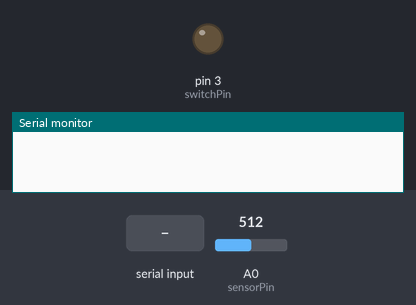
A sketch run on a simulated Arduino Uno, built with avr-gcc and run on an emulated ATmega328P. On the bench: output pins drawn as LEDs (lit = HIGH), the last lines printed to the serial monitor. Inputs (shaded band) come from the test bench; at power-on: A0 (sensorPin) = 512.

Above: at 1.2 s.
1.3 s: A0 (sensorPin) set to 496
2.8 s: A0 (sensorPin) set to 474
At 3.1 s:
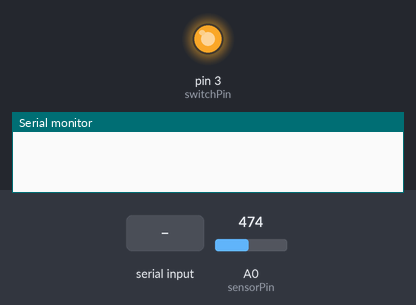
4.3 s: "c" received over Serial
At 5.0 s:
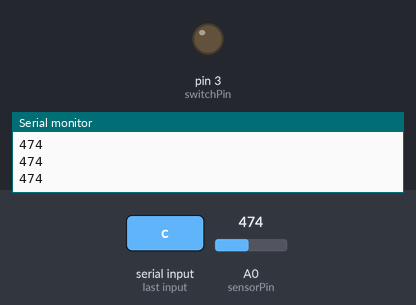
5.8 s: "1" received over Serial
At 6.7 s:
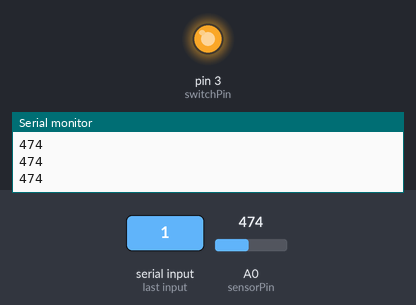
7.3 s: A0 (sensorPin) set to 511
At 8.5 s:
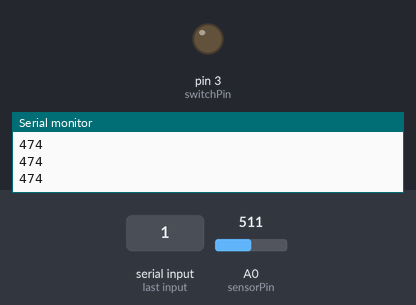
8.8 s: A0 (sensorPin) set to 306
At 10.1 s:
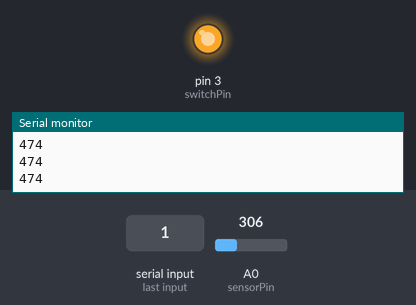
Timing chart, 0 to 11.3 s (numbered marks = the images above; inputs shaded):
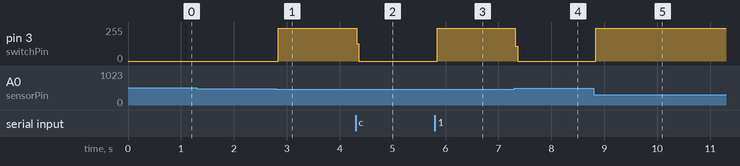

Measured:
- the behaviour switches between 483 and 482 on A0 (sensorPin) (found by bisection; images 0 and 1)
- after the input at 1.3 s, every drawn part: stays the same
- after the input at 2.8 s, pin 3 (switchPin): 0/255 → 245/255 at once
- after the input at 4.3 s, pin 3 (switchPin): 245/255 → 0/255 at once
- after the input at 5.8 s, pin 3 (switchPin): 0/255 → 245/255 at once
- after the input at 7.3 s, pin 3 (switchPin): 245/255 → 0/255 at once
- after the input at 8.8 s, pin 3 (switchPin): 0/255 → 245/255 at once

The sketch:

StopReactionTesting.ino
```cpp
// FOR STOP REACTION TESTING PURPOSES ONLY
// DO NOT USE FOR COMPETITION

// To store the current mode of the experiment given by the Java program.
// Not really necessary but the program is expecting it.
char mode;

// To store photsensor reading.
int sensorReading;

// Pin for transistor switch for transmitting HIGH or LOW to turn on or off the circuit.
// This is not really needed for experimentation but could be attached to an LED in place
// of the chemical battery to give a visible and physical notification that the stop reaction is finished.
int switchPin = 3;

// Pin for receiving photosensor readings.
int sensorPin = 0;

// To store threshold.
int threshold = 0;


void setup()
{
  // Put your setup code here, to run once:

  // Setting up switch pin to send signal == OUTPUT.
  pinMode(switchPin, OUTPUT);

  // Open up usb port connection at a data rate of 9600 baud
  Serial.begin(9600);


}

void loop() {
  // Put your main code here, to run repeatedly:

  // Check if any data is coming through the usb port.
  // Not really necessary but the old java program expects it.
  if (Serial.available() > 0)
  {

    mode = Serial.read();

    if (mode == 'c')
    {

      Serial.println("A");
    }

  }

  // Get the reading from the photosensor.
  sensorReading = analogRead(sensorPin);

  switch (mode)
  {
    // For testing mode.
	case 'c':
      digitalWrite(switchPin, LOW);
      Serial.println(sensorReading);
      break;

	// Default to competition mode if not connected to a computer.
	default:

	  // Set the threshold if threshold is set.
      if (threshold == 0)
      {
        threshold = sensorReading - 30;
      }

	  // Turn on the circuit to the chemical battery or testing LED.
      digitalWrite(switchPin, LOW);

	  // If sensorReading is below or equal to the threshold, turn off the circuit.
      if (sensorReading <= threshold)
      {
        // Turn of the circuit to the chemical battery or testing LED.
        digitalWrite(switchPin, HIGH);
      }
      break;
  }

}
```
